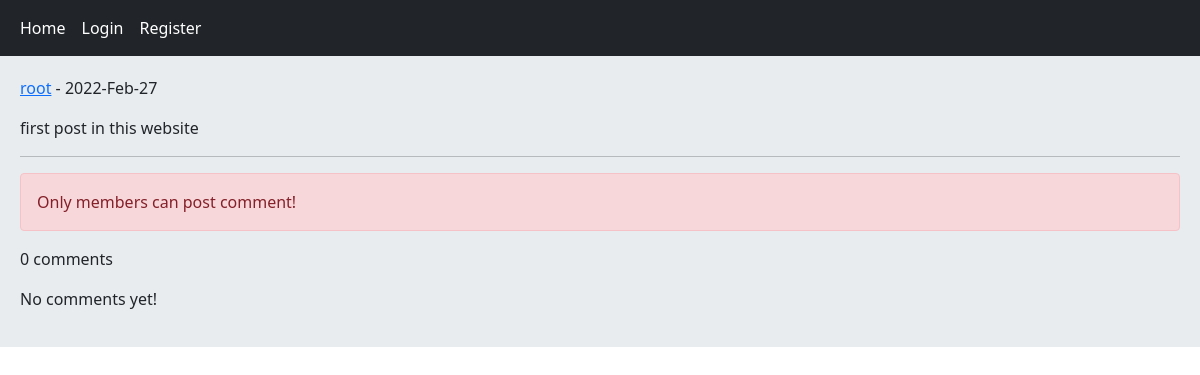
/post/1/first-post, run on an earlier commit of the app's database.
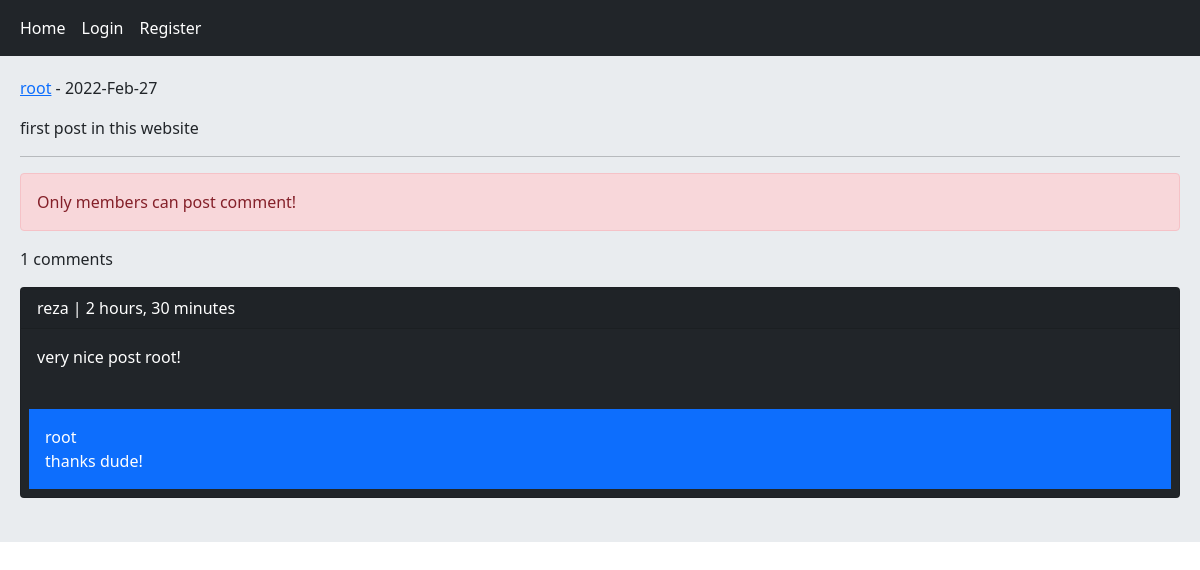
And on a later commit of the database.
### home/models.py (models this page shows, shortened)
class Post(models.Model):
    body = models.TextField()
    slug = models.SlugField()
    created = models.DateTimeField(auto_now_add=True)
    updated = models.DateTimeField(auto_now=True)
    user = models.ForeignKey(User, on_delete=models.CASCADE, related_name='posts')
    class Meta:
        ordering = ['-created']

class Comment(models.Model):
    body = models.CharField(max_length=400)
    created = models.DateTimeField(auto_now_add=True)
    user = models.ForeignKey(User, on_delete=models.CASCADE, related_name='ucomments')
    post = models.ForeignKey(Post, on_delete=models.CASCADE, related_name='pcomments')
    reply = models.ForeignKey('self', on_delete=models.CASCADE, related_name='rcomments', null=True, blank=True)
    is_reply = models.BooleanField(default=False)

### home/views.py (the view, shortened to what this page needs)
# urls.py: path('post/<int:post_id>/<slug:post_slug>', views.PostDetailView.as_view(), name='post_detail'),
class PostDetailView(View):
    form_class = CommentCreateForm
    form_class_reply = CommentReplyForm
    def setup(self, request, *args, **kwargs):
        self.post_instance = get_object_or_404(Post, pk=kwargs['post_id'], slug=kwargs['post_slug'])
        return super().setup(request, *args, **kwargs)
    def get(self, request, *args, **kwargs):
        comments = self.post_instance.pcomments.filter(is_reply=False)
        return render(request, 'home/detail.html', context={'post': self.post_instance, 'comments': comments, 'form': self.form_class, 'reply_from': self.form_class_reply})

### home/templates/home/detail.html (shortened to what this page needs)
{% extends 'base.html' %}
{% block content %}
    <p><a href="{% url 'account:user_profile' post.user.id %}">{{ post.user.username }}</a> - {{ post.updated|date:"Y-M-d" }}</p>
    <p>{{ post.body }}</p>
    <hr>
    {% if request.user.is_authenticated %}
        <a href="{% url 'home:post_like' post.id %}" class="btn btn-primary col-md-2">Like</a>
        <form action="" method="post">
            {% csrf_token %}
            {{ form.as_p }}
            <input type="submit" value="Send">
        </form> <br>
    {% else %}
        <p class="alert alert-danger">Only members can post comment!</p>
    {% endif %}
    <p>{{ comments.count }} comments</p>
    {% for comment in comments %}
        <div class="card bg-dark text-white">
            <p class="card-header">{{ comment.user }} | {{ comment.created|timesince }}</p>
            <p class="card-body">{{ comment.body }}</p>
            {% with replies=comment.rcomments.all %}
                {% for reply in replies %}
                    <p class="bg-primary p-3 m-2">{{ reply.user }} <br> {{ reply.body }}</p>
                {% endfor %}
            {% endwith %}
        </div> <br>
    {% empty %}
        <p>No comments yet!</p>
    {% endfor %}
{% endblock %}

### templates/base.html (shortened to what this page needs)
<!DOCTYPE html>
<html lang="en">
<head>
<link href="https://cdn.jsdelivr.net/npm/bootstrap@5.1.3/dist/css/bootstrap.min.css" rel="stylesheet">
</head>
<body>
    {% include 'includes/navbar.html' %}
    <div class="jumbotron">
        {% block content %} {% endblock %}
    </div>
</body>
</html>

### templates/includes/navbar.html
<nav class="navbar navbar-expand-lg navbar-dark bg-dark">
    <div class="container-fluid">
        <div class="navbar-nav">
            <a class="nav-link active" href="{% url 'home:home' %}">Home</a>
            {% if request.user.is_authenticated %}
                <a class="nav-link active" href="{% url 'account:user_profile' request.user.id %}">Profile</a>
                <a class="nav-link active" href="{% url 'account:user_logout' %}">Logout</a>
            {% else %}
                <a class="nav-link active" href="{% url 'account:user_login' %}">Login</a>
                <a class="nav-link active" href="{% url 'account:user_register' %}">Register</a>
            {% endif %}
        </div>
    </div>
</nav>

### templates/base.html (style rules this page uses)
.jumbotron { padding: 20px; margin-bottom: 20px; background-color: #e9ecef; }

What changed in the data, as far as the page shows it:
added Comment: user "reza", created "2 hours, 30 minutes", body "very nice post root!"
added Comment: user "root", body "thanks dude!", shown under "reza"
Also different on the page:
{{ comments.count }}: "0" → "1"
text no longer shown: "No comments yet!"
